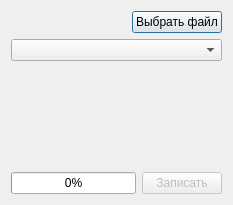
<?xml version="1.0" encoding="UTF-8"?>
<ui version="4.0">
 <class>WriteISO</class>
 <widget class="QDialog" name="WriteISO">
  <property name="geometry">
   <rect>
    <x>0</x>
    <y>0</y>
    <width>233</width>
    <height>205</height>
   </rect>
  </property>
  <property name="windowTitle">
   <string>Dialog</string>
  </property>
  <layout class="QHBoxLayout" name="horizontalLayout_3">
   <item>
    <layout class="QVBoxLayout" name="verticalLayout_2">
     <item>
      <layout class="QHBoxLayout" name="horizontalLayout">
       <item>
        <spacer name="horizontalSpacer">
         <property name="orientation">
          <enum>Qt::Horizontal</enum>
         </property>
         <property name="sizeHint" stdset="0">
          <size>
           <width>40</width>
           <height>20</height>
          </size>
         </property>
        </spacer>
       </item>
       <item>
        <widget class="QLabel" name="iso_name">
         <property name="text">
          <string/>
         </property>
        </widget>
       </item>
       <item>
        <widget class="QPushButton" name="choose">
         <property name="text">
          <string>Выбрать файл</string>
         </property>
        </widget>
       </item>
      </layout>
     </item>
     <item>
      <widget class="QComboBox" name="choose_disc"/>
     </item>
     <item>
      <spacer name="verticalSpacer">
       <property name="orientation">
        <enum>Qt::Vertical</enum>
       </property>
       <property name="sizeType">
        <enum>QSizePolicy::Expanding</enum>
       </property>
       <property name="sizeHint" stdset="0">
        <size>
         <width>20</width>
         <height>40</height>
        </size>
       </property>
      </spacer>
     </item>
     <item>
      <layout class="QHBoxLayout" name="horizontalLayout_2">
       <item>
        <widget class="QProgressBar" name="progress_burn">
         <property name="value">
          <number>0</number>
         </property>
        </widget>
       </item>
       <item>
        <widget class="QPushButton" name="burn">
         <property name="enabled">
          <bool>false</bool>
         </property>
         <property name="text">
          <string>Записать</string>
         </property>
        </widget>
       </item>
      </layout>
     </item>
    </layout>
   </item>
  </layout>
 </widget>
 <resources/>
 <connections/>
</ui>
